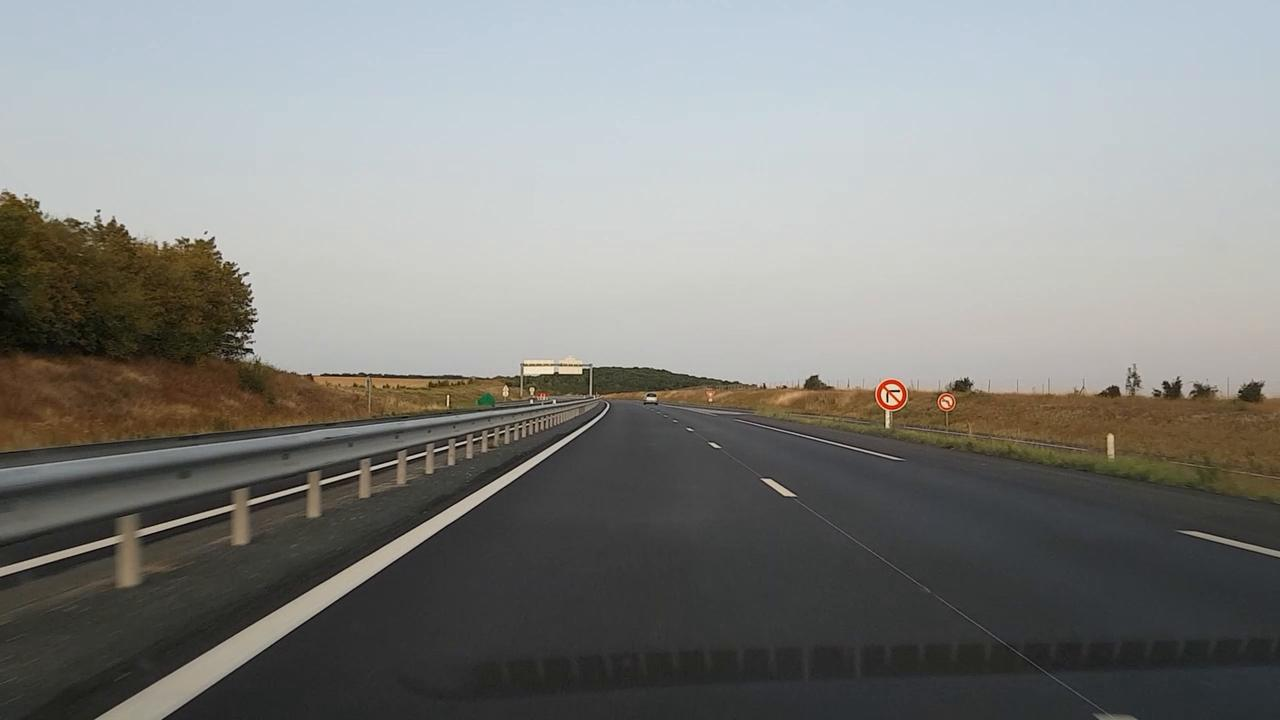
#> input picture images_test/frame_highway_A5_lanechange_slope_2_0x339.jpg, 1280 x 720 px
$ python main_highway_A5_lanechange_slope.py   (older library calls are emulated)
#> lines starting #> are read from the running program, lines starting #| are printed output that depends on the picture; after the words box and inside, x2 and y2 are one past the last pixel; in counts of white or black regions, pixels touching at a corner belong together
### lib_frame.py
# -*- coding: utf-8 -*-
"""
Created on Mon Aug 31 22:50:08 2020

@author: nguye
Author : nguyenrobot
Copyright : nguyenrobot
https://github.com/nguyenrobot
https://www.nguyenrobot.com
"""
import numpy
import math
import cv2
import matplotlib.pyplot as plot
import matplotlib.image as image
#%matplotlib inline

def frame_RGB_read(path):
    """"read a frame RGB from filepath"""
    return image.imread(path)
#> returned value is the input picture: shape (720, 1280, 3); mean R, G, B 130.5, 131.1, 128.3

def frame_show(frame, title = '_'):
    plot.figure()
    # print(type(frame), frame.shape)
    plot.imshow(frame)
    plot.title(title)
    plot.colorbar()
    plot.savefig('images_analyze/' + title + '.jpg', dpi=500)

def frame_RGB_save(frame, path):
    """"read a frame RGB to filepath"""
    plot.imsave(path, frame)

# [8 lines left out: function frameRGB2gray, not called in this run]

def frameHSL2gray(frame_HLS):
    """Applies the Grayscale transform
    This will return an image with only one color channel
    but NOTE: to see the returned image as grayscale
    (assuming your grayscaled image is called 'gray')
    you should call plot.imshow(gray, cmap='gray')"""
    frame_RGB   = cv2.cvtColor(frame_HLS, cv2.COLOR_HLS2RGB)
    frame_gray  = cv2.cvtColor(frame_RGB, cv2.COLOR_RGB2GRAY)

    return frame_gray

def frameRGB2HLS(frame_RGB):
    """Applies the HLS transform to a RGB frame"""
    return cv2.cvtColor(frame_RGB, cv2.COLOR_RGB2HLS)

def frameHLS2RGB(frame_HLS):
    """Applies the RGB transform to a HLS frame"""
    return cv2.cvtColor(frame_HLS, cv2.COLOR_HLS2RGB)

# [31 lines left out: functions frame_subplot_HLS, frame1_apply_thd, not called in this run]

def frame_scale_uint8(frame):
    """scale a single chanel frame to uint8 0..255, centered at 127"""
    # input     : .. -a .. 0   .. b .., real
    # output    : .. a' .. 127 .. b'.., unit8

    length      = numpy.max(numpy.abs(frame))
    if length > 0:
        result  = numpy.uint8(127*(1 + frame/length))
    else:
        result  = numpy.zeros_like(frame, dtype = numpy.uint8)
    return result

# [7 lines left out: function frame3_scale_unit8, not called in this run]

def frame_sobelX(frame_gray, ksize = 9):
    """apply sobel operator to lateral  X-direction"""
    return cv2.Sobel(frame_gray, cv2.CV_64F, 1, 0, ksize)

def frame_sobelY(frame_gray, ksize = 9):
    """apply sobel operator to logitudinal  Y-direction"""
    return cv2.Sobel(frame_gray, cv2.CV_64F, 0, 1, ksize)

def frame_sobel(frame_gray):
    """find magnitude of gradient-vector (caculated from sobelX and sobelY) for a single chanel frame"""
    sobel_x     = frame_sobelX(frame_gray)
    sobel_y     = frame_sobelY(frame_gray)
    sobel_mag   = numpy.sqrt(sobel_x**2 + sobel_y**2)
    sobel_arg   = (numpy.abs(numpy.arctan2(sobel_y, sobel_x)) - numpy.pi/2)*180/numpy.pi
        # how far the sobel-vector(y,x) from the vertical

    return frame_scale_uint8(sobel_x), frame_scale_uint8(sobel_y), frame_scale_uint8(sobel_mag), frame_scale_uint8(sobel_arg)

def frame_canny_edge(frame_gray, low_thd = 150, high_thd = 200):
    """Applies a Canny edge detection"""
    return cv2.Canny(frame_gray, low_thd, high_thd)

def gaussian_blur(frame_gray, kernel_size = 15):
    """Applies a Gaussian Noise kernel"""
    return cv2.GaussianBlur(frame_gray, (kernel_size, kernel_size), 0)

def frame_mask_ZoI(frame_, points_ZoI):
    """ apply ZoI (zone-of-interest) filtering for a single chanel frame or a 3-chanels frame """
    if len(frame_.shape)    == 2:
        mask_ = numpy.zeros_like(frame_[:,:], dtype=numpy.uint8)
    elif len(frame_.shape)  == 3:
        mask_ = numpy.zeros_like(frame_[:,:,0], dtype=numpy.uint8)

    """ create polygon mask """
    return cv2.fillPoly(mask_, [numpy.int_(points_ZoI)], color=(255))

def frame_RGB_draw_curve(frame_RGB, coeff_, xy_start, xy_end, line_color_ = [255, 0, 0]):
    is_all_zero_        = numpy.all((numpy.array(coeff_) == 0))
    if ~is_all_zero_:
        """draw A 3rd degree polynomial curves on a RGB-frame"""
        frame_width     = frame_RGB[:,:,0].shape[1]
        frame_height    = frame_RGB[:,:,0].shape[0]

        y_linespace     = numpy.uint64(numpy.linspace(0, frame_height - 1, numpy.int(frame_height/3)))
        x_linespace     = numpy.uint64(coeff_[0]*y_linespace**3 + coeff_[1]*y_linespace**2 + coeff_[2]*y_linespace + coeff_[3]*y_linespace**0)

        # remove pixel outside of frame
        # also remove extrapolated pixels
        mask_out_of_frame_  = (x_linespace < 0) | (x_linespace > frame_width - 1) \
                                | (y_linespace < xy_end[1]) | (y_linespace > xy_start[1])
                                # start near the frame's bottom
                                # end near the frame's top
        y_linespace         = y_linespace[~mask_out_of_frame_]
        x_linespace         = x_linespace[~mask_out_of_frame_]

        """draw curve"""
        t = 8
        for (x, y) in zip(x_linespace, y_linespace):
            cv2.line(frame_RGB, (int(x - t), y), (int(x + t), y), line_color_, int(t / 2))
    return frame_RGB

# [24 lines left out: function frame_RGB_draw_zone, not called in this run]

### pipeline_camcalibration.py
# -*- coding: utf-8 -*-
"""
Created on Wed Sep 16 16:56:34 2020

@author: nguye
"""
import pickle
import cv2

class pipeline_camcalibration:
    def __init__(self, cam_calibration_file):
        # cam_calibration_file : S7_cam_calibration.p
#> called with cam_calibration_file = 'S7_cam_calibration.p'
        calibration_data                     = pickle.load(open(cam_calibration_file, "rb" ))
#> (reads S7_cam_calibration.p from the repository)
        self.camera_matrix                   = calibration_data['camera_matrix']
        self.distortion_coefficient          = calibration_data['distortion_coefficient']

    def apply_undistort(self, frame):
        H,  W                   = frame.shape[:2]
        new_camera_matrix, ZoI  = cv2.getOptimalNewCameraMatrix(self.camera_matrix, self.distortion_coefficient, (W,H), 1, (W,H))

        # undistort
        frame_undistort         = cv2.undistort(frame, self.camera_matrix, self.distortion_coefficient, None, new_camera_matrix)
        # crop the image
        xi, yi, wi, hi          = ZoI
        self.frame_undistort    = frame_undistort[yi : yi+hi, xi : xi+wi]
        return self.frame_undistort

### lib_photography.py
# -*- coding: utf-8 -*-
"""
Created on Mon Aug 31 22:49:10 2020

@author: nguye

Author : nguyenrobot
Copyright : nguyenrobot
https://github.com/nguyenrobot
https://www.nguyenrobot.com
"""
import numpy
import math
import cv2

def frame_HLS_balance_exposure(frame_HLS):
    """Applies the exposure correction"""
    exposure_correction_ratio = 1
    frame_L                 = frame_HLS[:,:,1]
    mean_L                  = numpy.mean(frame_L)
#> mean_L = 129.8
    max_L                   = numpy.max(frame_L)
#> max_L = 234
    min_L                   = numpy.min(frame_L)
#> min_L = 2
    if ~(max_L == min_L):
        frame_L             = frame_L - numpy.abs((frame_L - mean_L)/(max_L - min_L))*(frame_L - mean_L)*exposure_correction_ratio
    frame_HLS[:,:,1]        = numpy.uint8(frame_L)
#> frame_HLS: shape (711, 1273, 3); mean of channels 0, 1, 2 55.9, 129.9, 30.3
    return frame_HLS

def frame_HLS_balance_white(frame_HLS):
    ratio_S = 1
    ratio_L = 1
    """apply white balance correction based on a reference pixel"""
    frame_S                 = frame_HLS[:,:,2]
    frame_L_negative        = 255 - frame_HLS[:,:,1]
    frame_S_Ln              = ratio_S*frame_S + ratio_L*frame_L_negative

    mask_min_S_Ln           = numpy.zeros_like(frame_HLS[:,:,2], dtype=bool)
    mask_max_Ln             = numpy.zeros_like(frame_HLS[:,:,1], dtype=bool)

    mask_min_S_Ln[(frame_S_Ln == numpy.min(frame_S_Ln))]                                = True
    mask_max_Ln[frame_L_negative == numpy.min(frame_L_negative[mask_min_S_Ln])]         = True

    min_S                   = frame_S[mask_min_S_Ln & mask_max_Ln][0]
#> min_S = 186

    frame_S                 = frame_S - min_S
    frame_S[frame_S < 0]    = 0

    frame_HLS[:,:,2]        = frame_S
#> frame_HLS: shape (711, 1273, 3); mean of channels 0, 1, 2 55.9, 129.9, 99.9
    return frame_HLS

# [12 lines left out: function frame_H_keep_range, not called in this run]

### pipeline_preprocessing.py
# -*- coding: utf-8 -*-
"""
Created on Tue Sep  1 16:19:31 2020

@author: nguye
Author : nguyenrobot
Copyright : nguyenrobot
https://github.com/nguyenrobot
https://www.nguyenrobot.com
"""
# import libraries
from lib_frame import *
from lib_photography import *

class pipeline_preprocessing:
    def __init__(self, frame_RGB, param):
        self.thd_S_mag          = param['thd_S_mag']
        self.thd_S_arg          = param['thd_S_arg']
        self.thd_S_x            = param['thd_S_x']

        self.thd_L_mag          = param['thd_L_mag']
        self.thd_L_arg          = param['thd_L_arg']
        self.thd_L_y            = param['thd_L_y']

        self.thd_L_shadow       = param['thd_shadow_L']
        self.thd_S_shadow       = param['thd_shadow_S']
        self.thd_L_highlight    = param['thd_highlight_L']
        self.thd_S_highlight    = param['thd_highlight_S']

        self.frame_RGB          = frame_RGB
        self.frame_HLS          = frameRGB2HLS(frame_RGB)

    def apply_white_balance(self):
        # exposure and white balance
        self.frame_HLS      = frame_HLS_balance_white(self.frame_HLS)

    def apply_exposure_balance(self):
        # exposure and white balance
        self.frame_HLS      = frame_HLS_balance_exposure(self.frame_HLS )

    def apply_highlight_remove(self):
        # Highlight removing
        L_cond = self.frame_HLS[:,:,1] > self.thd_L_highlight
        S_cond = self.frame_HLS[:,:,2] < self.thd_S_shadow
        """we wont keep pixel with low saturation and high lightness"""
        LS_cond                        = (L_cond & S_cond)
        self.frame_HLS[LS_cond,:]      = [0, 0, 0]

    def apply_shadow_remove(self):
        # Shadows removing
        L_cond = self.frame_HLS[:,:,1]  < self.thd_L_shadow
        S_cond = self.frame_HLS[:,:,2]  > self.thd_S_shadow
        """we wont keep pixel with high saturation and low lightness"""
        LS_cond                        = (L_cond & S_cond)
        self.frame_HLS[LS_cond,:]      = [0, 0, 0]

    def apply_sobel(self):
        # 1st degree sobel operations
        # self.sobel_H_x, self.sobel_H_y, self.sobel_H_mag, self.sobel_H_arg = frame_sobel(self.frame_HLS[:,:,0])
        self.sobel_L_x, self.sobel_L_y, self.sobel_L_mag, self.sobel_L_arg = frame_sobel(self.frame_HLS[:,:,1])
#> in frame_scale_uint8, `length      = numpy.max(numpy.abs(frame))`: length = 450
#> in frame_scale_uint8 (call 3), `length      = numpy.max(numpy.abs(frame))`: length = 450.1
#> in frame_scale_uint8 (call 3), `result  = numpy.uint8(127*(1 + frame/length))`:
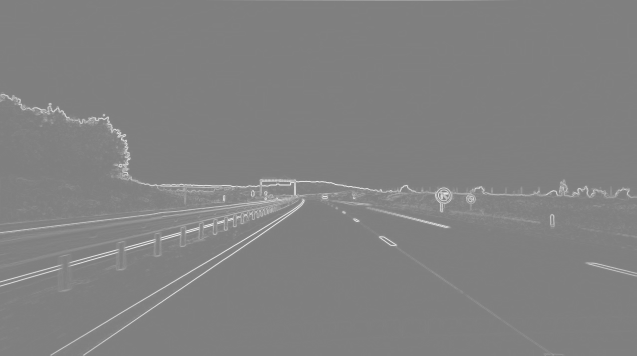
#> result: shape (711, 1273) (shown at 1/2 size); min 127, max 254, mean 129.5
        self.sobel_S_x, self.sobel_S_y, self.sobel_S_mag, self.sobel_S_arg = frame_sobel(self.frame_HLS[:,:,2])
#> in frame_sobel (call 2), `sobel_arg   = (numpy.abs(numpy.arctan2(sobel_y, sobel_x)) - numpy.pi/2..`:
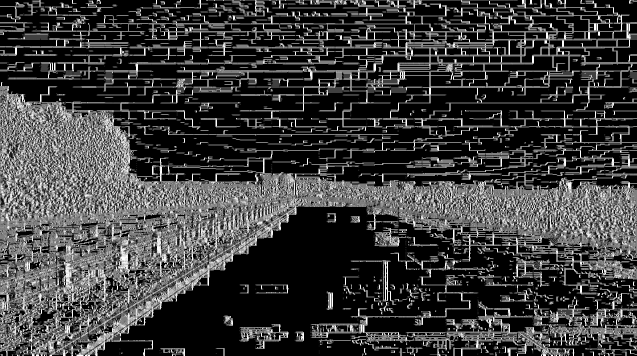
#> sobel_arg: shape (711, 1273) float64 (shown at 1/2 size); min -90, max 90, mean -47.8; drawn with min black and max white

    # [5 lines left out: function apply_sobel2, not called in this run]

    def apply_sobel_mask(self):
        """apply filter on sobel magnitude of L and S chanels"""
        L_mag_cond                              = numpy.abs(127 - self.sobel_L_mag.astype(numpy.int)) > self.thd_L_mag
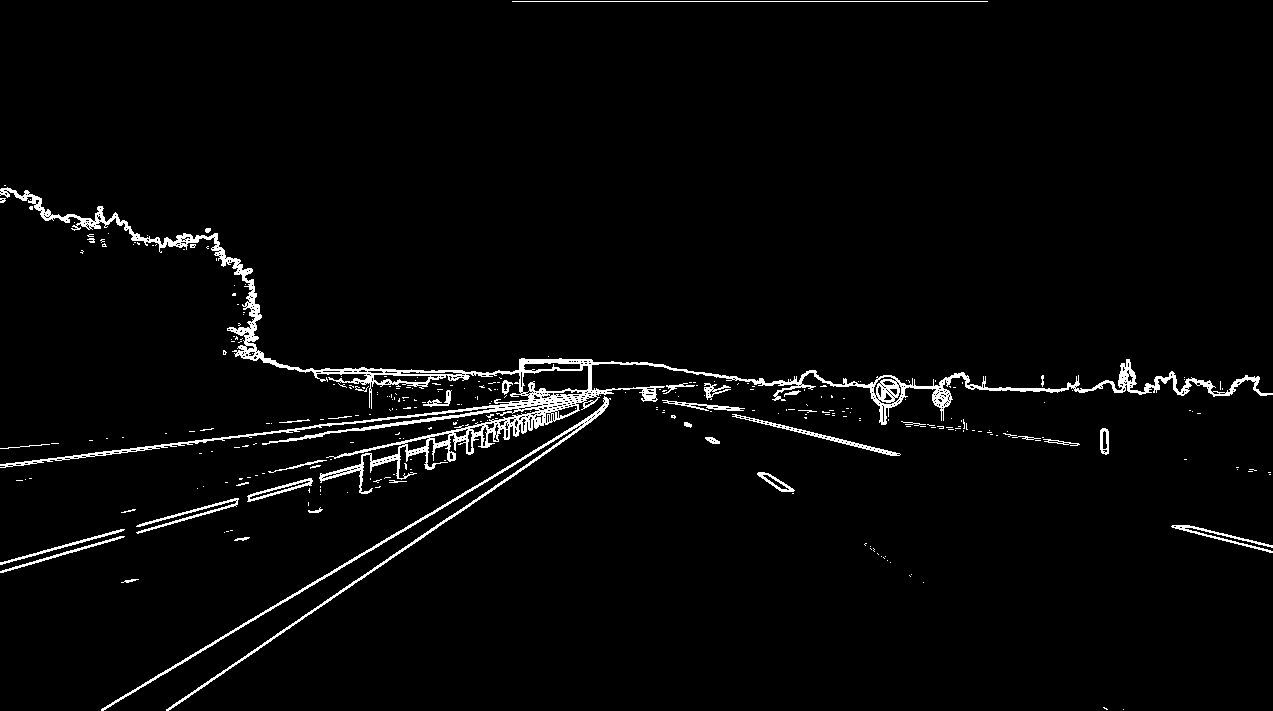
#> L_mag_cond: shape (711, 1273) bool; 2.8% white in thin lines or dots
        S_mag_cond                              = numpy.abs(127 - self.sobel_S_mag.astype(numpy.int)) > self.thd_S_mag
#> S_mag_cond: shape (711, 1273) bool; 0.97% white in thin lines or dots, all inside (x1, y1, x2, y2) = (0, 1, 1254, 642)
        LS_mag_cond                             = L_mag_cond | S_mag_cond
#> LS_mag_cond: shape (711, 1273) bool; 3.5% white in thin lines or dots
        self.mask_LS_mag                        = numpy.zeros_like(LS_mag_cond, dtype=numpy.uint8)
        self.mask_LS_mag[LS_mag_cond]           = 1

        """we keep pixel with sobel_S_arg far from scaled-127 = unscaled-90deg"""
        Larg_cond                               = numpy.abs(127 - self.sobel_L_arg.astype(numpy.int)) > self.thd_L_arg
#> Larg_cond: shape (711, 1273) bool; 90.2% white; black in thin lines or dots
        Sarg_cond                               = numpy.abs(127 - self.sobel_L_arg.astype(numpy.int)) > self.thd_S_arg
        LS_arg_cond                             = Larg_cond & Sarg_cond
        self.mask_LS_Larg                       = numpy.zeros_like(LS_arg_cond, dtype=numpy.uint8)
        self.mask_LS_Larg[LS_arg_cond]          = 1

        """we remove pixels with high Ly """
        Ly_cond                                 = numpy.abs(127 - self.sobel_L_y.astype(numpy.int)) < self.thd_L_y
#> Ly_cond: shape (711, 1273) bool; 99.5% white; black in thin lines or dots, all inside (x1, y1, x2, y2) = (0, 189, 1252, 699)
        self.mask_Ly                            = numpy.zeros_like(LS_arg_cond, dtype=numpy.uint8)
        self.mask_Ly[Ly_cond]                   = 1

    def apply_pipeline(self):

        self.apply_exposure_balance()
        self.apply_white_balance()
        self.apply_sobel()
        self.apply_sobel_mask()

        # create filter mask
        mask_note = self.mask_LS_mag + self.mask_LS_Larg + self.mask_Ly
        self.frame_HLS[~(mask_note >= 3)] = [0, 0, 0]
#> self.frame_HLS: shape (711, 1273, 3); mean of channels 0, 1, 2 0.7, 3, 3.4

        # remove highlights and shadows
        self.apply_highlight_remove()
#> in apply_highlight_remove, `S_cond = self.frame_HLS[:,:,2] < self.thd_S_shadow`:
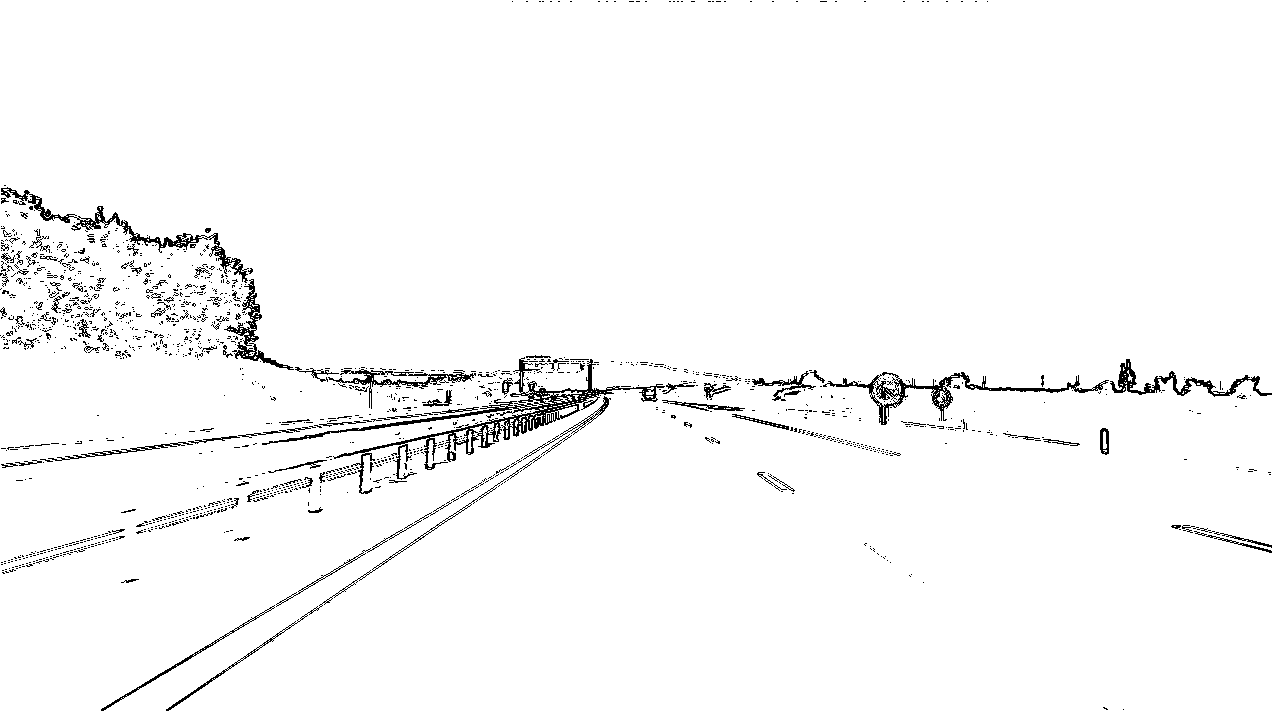
#> S_cond: shape (711, 1273) bool; 97.3% white; black in thin lines or dots
        self.apply_shadow_remove()
#> (the rest of the program and of its run is left out)
